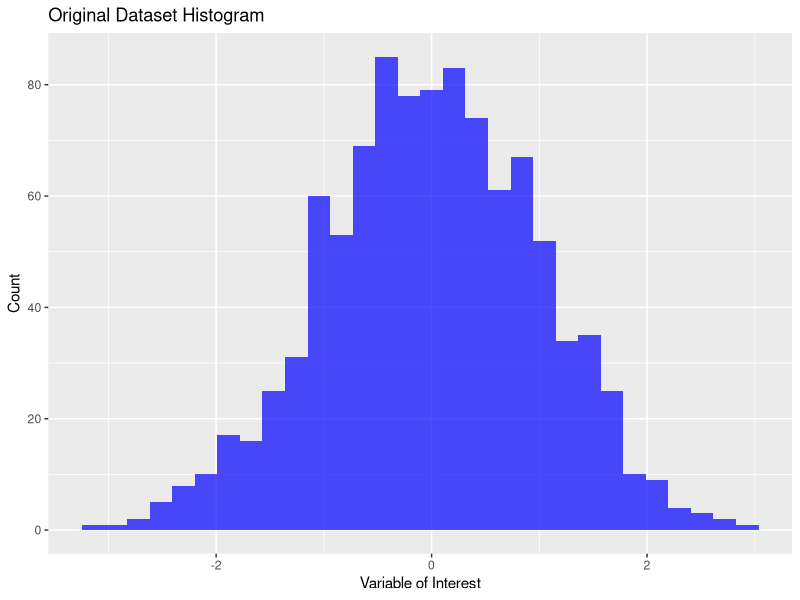
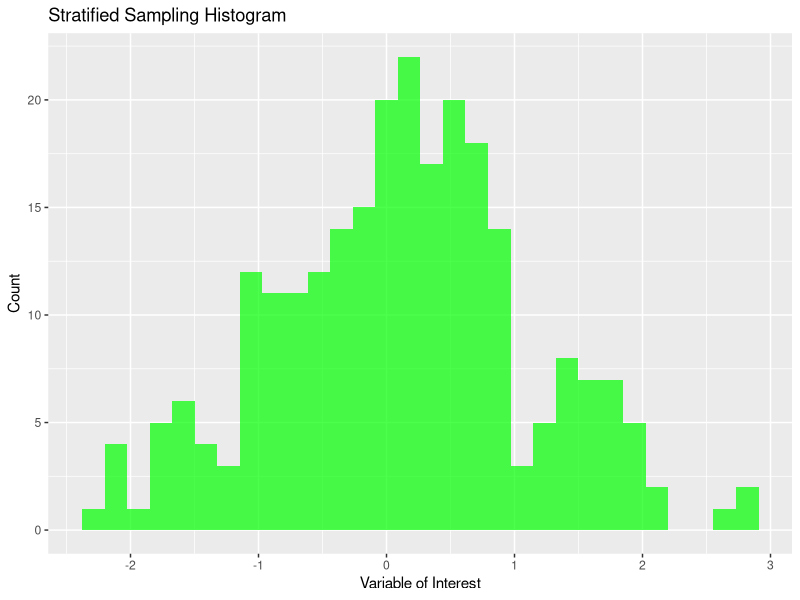
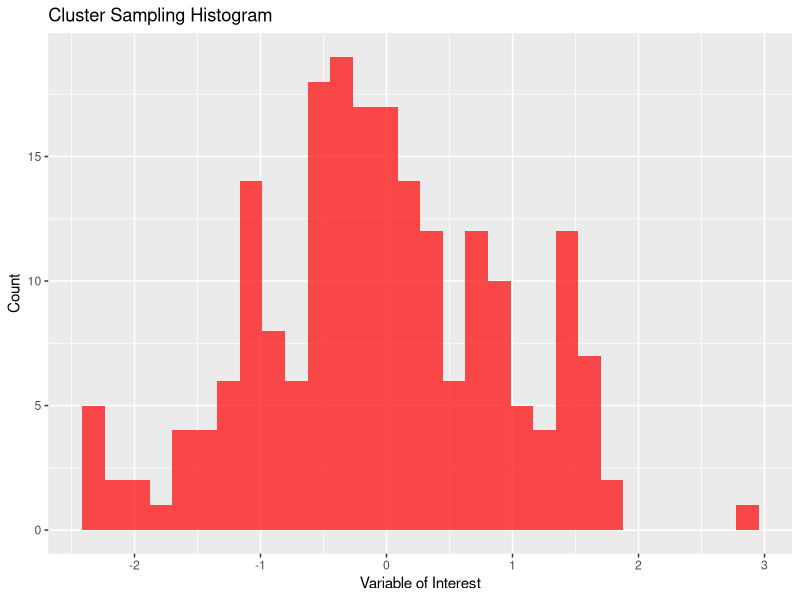

These charts were generated, in order, by the following R code:
# Load necessary libraries
library(dplyr)
library(ggplot2)

# Load the dataset
data <- read.csv("your_dataset.csv")

# Simple Random Sampling
srs_sample <- data %>% sample_n(size = 100)

# Stratified Sampling
strata <- data %>% group_by(stratum_variable) %>% slice_sample(n = 50, replace = TRUE)
stratified_sample <- ungroup(strata)

# Cluster Sampling
clusters <- unique(data$cluster_variable)
cluster_sample <- data[data$cluster_variable %in% sample(clusters, size = 2), ]

# Parameter Estimates
mean_srs <- mean(srs_sample$variable_of_interest)
mean_stratified <- mean(stratified_sample$variable_of_interest)
mean_cluster <- mean(cluster_sample$variable_of_interest)

# Compare parameter estimates
cat("Mean (Simple Random Sampling):", mean_srs, "\n")
cat("Mean (Stratified Sampling):", mean_stratified, "\n")
cat("Mean (Cluster Sampling):", mean_cluster, "\n")

# Graph 1: Original Dataset Histogram
original_plot <- ggplot(data, aes(x = variable_of_interest)) +
  geom_histogram(bins = 30, fill = "blue", alpha = 0.7) +
  labs(title = "Original Dataset Histogram", x = "Variable of Interest", y = "Count")

# Graph 2: Stratified Sampling Distribution
stratified_plot <- ggplot(stratified_sample, aes(x = variable_of_interest)) +
  geom_histogram(bins = 30, fill = "green", alpha = 0.7) +
  labs(title = "Stratified Sampling Histogram", x = "Variable of Interest", y = "Count")

# Graph 3: Cluster Sampling Distribution
cluster_plot <- ggplot(cluster_sample, aes(x = variable_of_interest)) +
  geom_histogram(bins = 30, fill = "red", alpha = 0.7) +
  labs(title = "Cluster Sampling Histogram", x = "Variable of Interest", y = "Count")

# Plot the graphs
print(original_plot)
print(stratified_plot)
print(cluster_plot)

